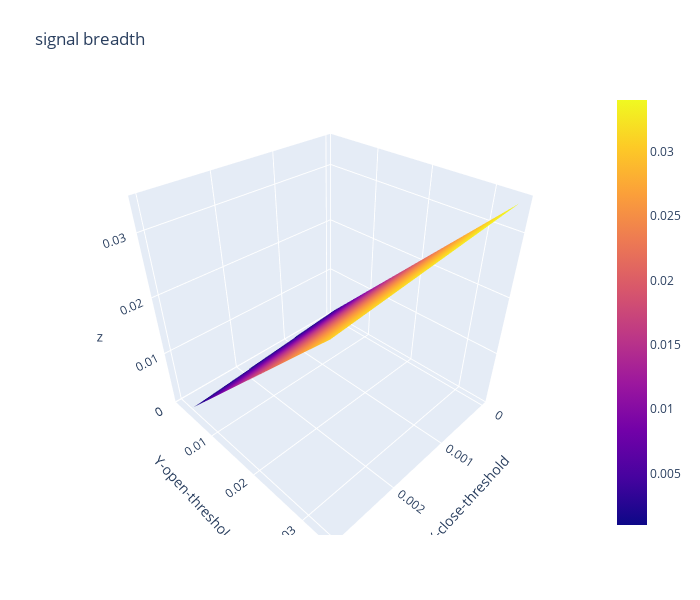

The notebook cell saved with this chart:
### Code cell
import plotly.graph_objects as go

x_data = df_breadth.columns.to_list() # close threshold

y_data = df_breadth.index.to_list() # open threshold

z_data = df_breadth.copy(deep=True) # win rate

fig = go.Figure(data=[go.Surface(z=z_data.values,x=x_data,y=y_data)])

fig.update_layout(title="signal breadth", # 标题
                  autosize=False,  # 尺度自动缩放
                  width=700,  # 长宽
                  height=600,
                  margin=dict(l=65,r=50,b=65,t=90),  # 4个位置的距离
                  scene=dict(xaxis_title='X-close-threshold',yaxis_title='Y-open-threshold')
                )

fig.show()

### Figure 1 — Plotly figure (JSON) as saved in the notebook; plotly's stock layout.template omitted (floating-point values rounded to 4 significant figures; data arrays with more than 128 entries replaced by an {"elided": "..."} marker saying what was removed)
{"data": [{"type": "surface", "x": [0, 0.001, 0.002, 0.003], "y": [0.001, 0.002, 0.003, 0.004, 0.005, 0.006, 0.007, 0.008, 0.009, 0.01, 0.011, 0.012, 0.013, 0.014, 0.015, 0.016, 0.017, 0.018, 0.019, 0.02, 0.021, 0.022, 0.023, 0.024, 0.025, 0.026, 0.027, 0.028, 0.029, 0.03, 0.031, 0.032, 0.033, 0.034], "z": {"elided": "34x4 float values"}}], "layout": {"autosize": false, "height": 600, "margin": {"b": 65, "l": 65, "r": 50, "t": 90}, "scene": {"xaxis": {"title": {"text": "X-close-threshold"}}, "yaxis": {"title": {"text": "Y-open-threshold"}}}, "title": {"text": "signal breadth"}, "width": 700}}
